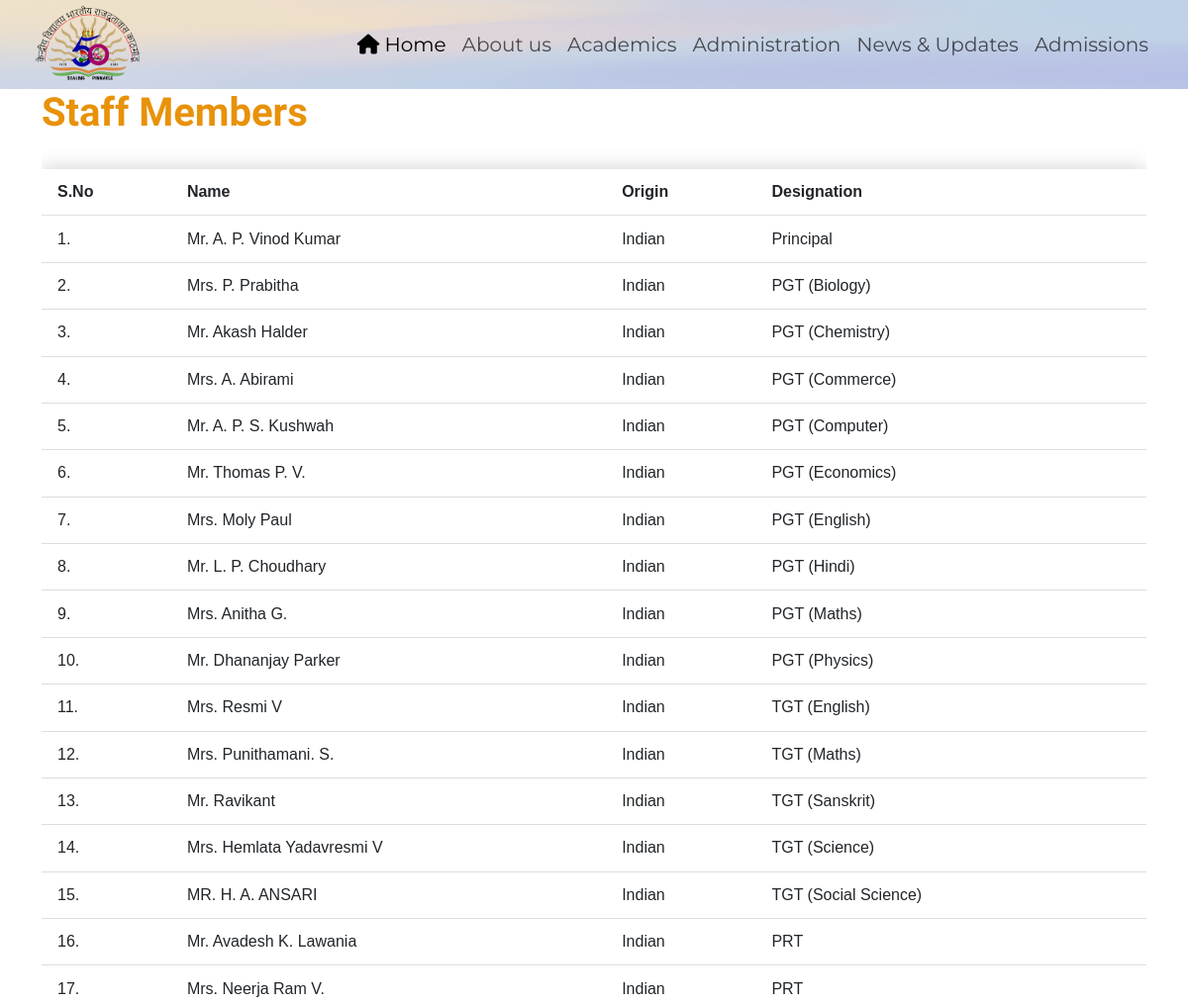
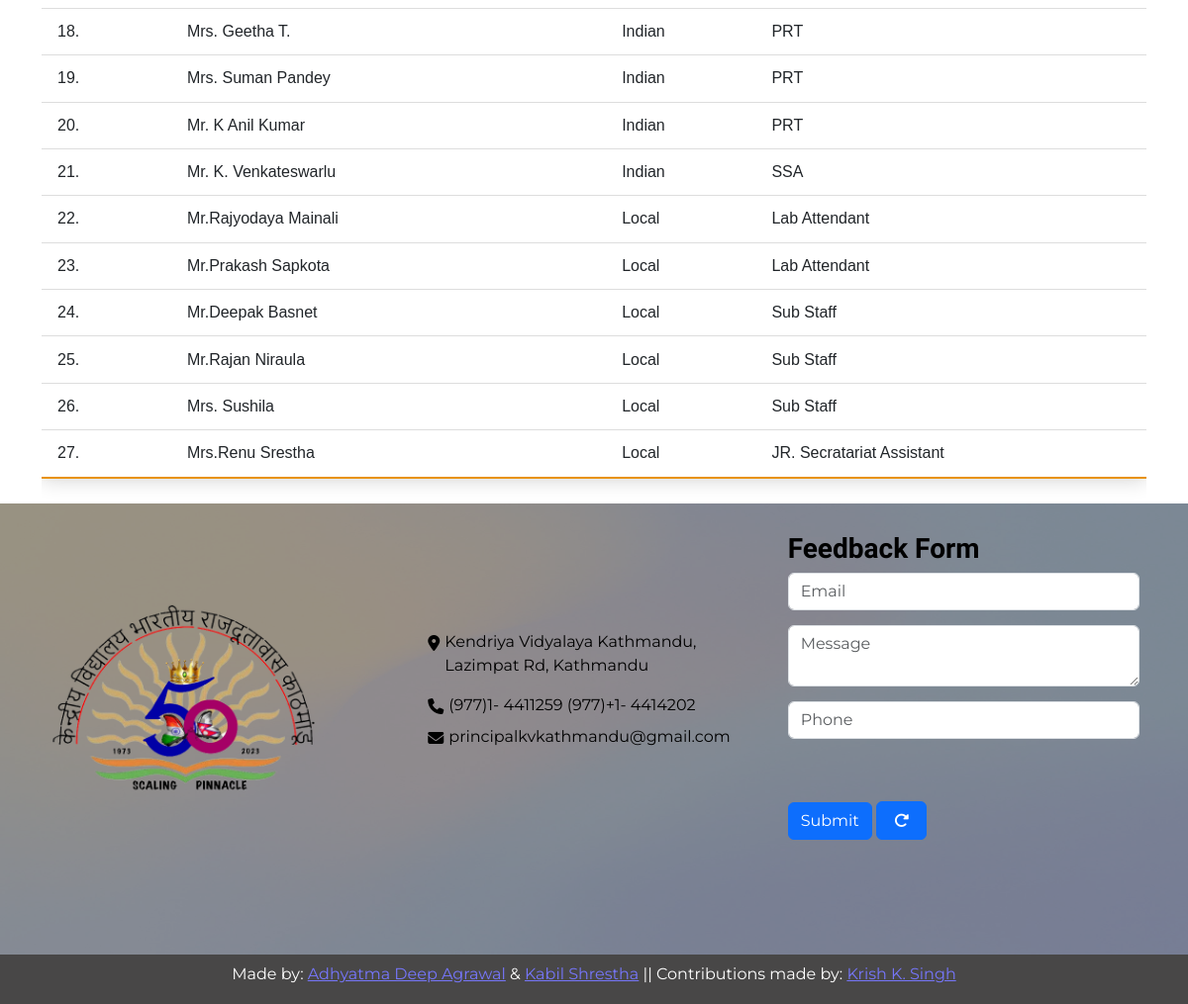
Screenshot of /Members_List with the database file from the repository (2 pictures, top to bottom).
### main_app/models.py (models this page shows, shortened)
class member_list(models.Model):
    name=models.CharField(max_length=32)
    designation=models.CharField(choices=Vacancy_posts,max_length=32)
    origin=models.CharField(choices=[("Local","Local"),("Indian","Indian")],null=False,blank=False,max_length=6)
    image=models.ImageField(upload_to='website/images/' ,blank=True ,null=True,default='website/images/PFP.jpg')
    class Meta:
        verbose_name = "Add Staff"
        verbose_name_plural = "Add Staff"

### main_app/views.py (the view)
# urls.py: path("Members_List",views.members_list,name="members_list"),
def members_list(request):
    members_list=member_list.objects.all().order_by("designation")
    return render(request,"website/members_list.html",{
        'members':members_list
    })

### main_app/templates/website/members_list.html
{% extends 'website/layout.html' %}
{% block body %}
<h1 class="fade-in" >Staff Members</h1>
<div class="table-responsive text-nowrap fade-in-up">
    <table class="table data-table">
        <thead>
            <tr>
                <th scope="col">S.no</th>
                <th scope="col">Name</th>
                <th scope="col">Origin</th>
                <th scope="col">Designation</th>
            </tr>
        </thead>
        <tbody class="member-list-body">
            {% for members in members %}
            {% if members.image %}
            <tr id='{{forloop.counter}}'>
                <td scope="row">{{forloop.counter}}.</td>
                <td>{{members.name}}</td>
                <td>{{members.origin}} </td>
                <td>{{members.get_designation_display}}</td>
            </tr>
            {% endif %}
            {% endfor %}
        </tbody>
    </table>
</div>
{% endblock %}

### main_app/static/website/styles.css (style rules this page uses)
* { padding: 0px; margin: 0px; }
html, body { height: 100%; }
body { background-color: #fff; display: flex; flex-direction: column; font-family: "Montserrat", sans-serif; }
h1, h2, h3 { color: #e89209; font-family: "Philosopher", serif; font-weight: bold; }
table { margin: auto; text-transform: capitalize; position: relative; }
.data-table { border-collapse: collapse; margin: 25px 0; font-family: sans-serif; min-width: 400px; box-shadow: 0 0 20px rgba(0, 0, 0, 0.2); }
.data-table thead tr { background-color: #e89209; color: #ffffff; text-align: left; }
.data-table th, .data-table td { padding: 0.7rem 1rem; }
.data-table tbody tr { border-bottom: 1px solid #dddddd; }
.data-table tbody tr:nth-of-type(even) { background-color: #f3f3f3; }
.data-table tbody tr:last-of-type { border-bottom: 2px solid #e89209; }
.fade-in-up, .stat-content { animation: fadeInUp 1000ms forwards; transition: ease-in-out 300ms; }
.fade-in { animation: fade-in 500ms ease-in forwards; }

### rows the page displays
member_list: name "Mr. A. P. Vinod Kumar", origin "Indian", designation "Principal"
member_list: name "Mrs. P. Prabitha", origin "Indian", designation "PGT (Biology)"
member_list: name "Mr. Akash Halder", origin "Indian", designation "PGT (Chemistry)"
member_list: name "Mrs. A. Abirami", origin "Indian", designation "PGT (Commerce)"
member_list: name "Mr. A. P. S. Kushwah", origin "Indian", designation "PGT (Computer)"
member_list: name "Mr. Thomas P. V.", origin "Indian", designation "PGT (Economics)"
member_list: name "Mrs. Moly Paul", origin "Indian", designation "PGT (English)"
member_list: name "Mr. L. P. Choudhary", origin "Indian", designation "PGT (Hindi)"
member_list: name "Mrs. Anitha G.", origin "Indian", designation "PGT (Maths)"
member_list: name "Mr. Dhananjay Parker", origin "Indian", designation "PGT (Physics)"
member_list: name "Mrs. Resmi V", origin "Indian", designation "TGT (English)"
member_list: name "Mrs. Punithamani. S.", origin "Indian", designation "TGT (Maths)"
member_list: name "Mr. Ravikant", origin "Indian", designation "TGT (Sanskrit)"
member_list: name "Mrs. Hemlata Yadavresmi V", origin "Indian", designation "TGT (Science)"
member_list: name "MR. H. A. ANSARI", origin "Indian", designation "TGT (Social Science)"
member_list: name "Mr. Avadesh K. Lawania", origin "Indian", designation "PRT"
member_list: name "Mrs. Neerja Ram V.", origin "Indian", designation "PRT"
member_list: name "Mrs. Geetha T.", origin "Indian", designation "PRT"
member_list: name "Mrs. Suman Pandey", origin "Indian", designation "PRT"
member_list: name "Mr. K Anil Kumar", origin "Indian", designation "PRT"
member_list: name "Mr. K. Venkateswarlu", origin "Indian", designation "SSA"
member_list: name "Mr.Rajyodaya Mainali", origin "Local", designation "Lab Attendant"
member_list: name "Mr.Prakash Sapkota", origin "Local", designation "Lab Attendant"
member_list: name "Mr.Deepak Basnet", origin "Local", designation "Sub Staff"
member_list: name "Mr.Rajan Niraula", origin "Local", designation "Sub Staff"
member_list: name "Mrs. Sushila", origin "Local", designation "Sub Staff"
member_list: name "Mrs.Renu Srestha", origin "Local", designation "JR. Secratariat Assistant"
